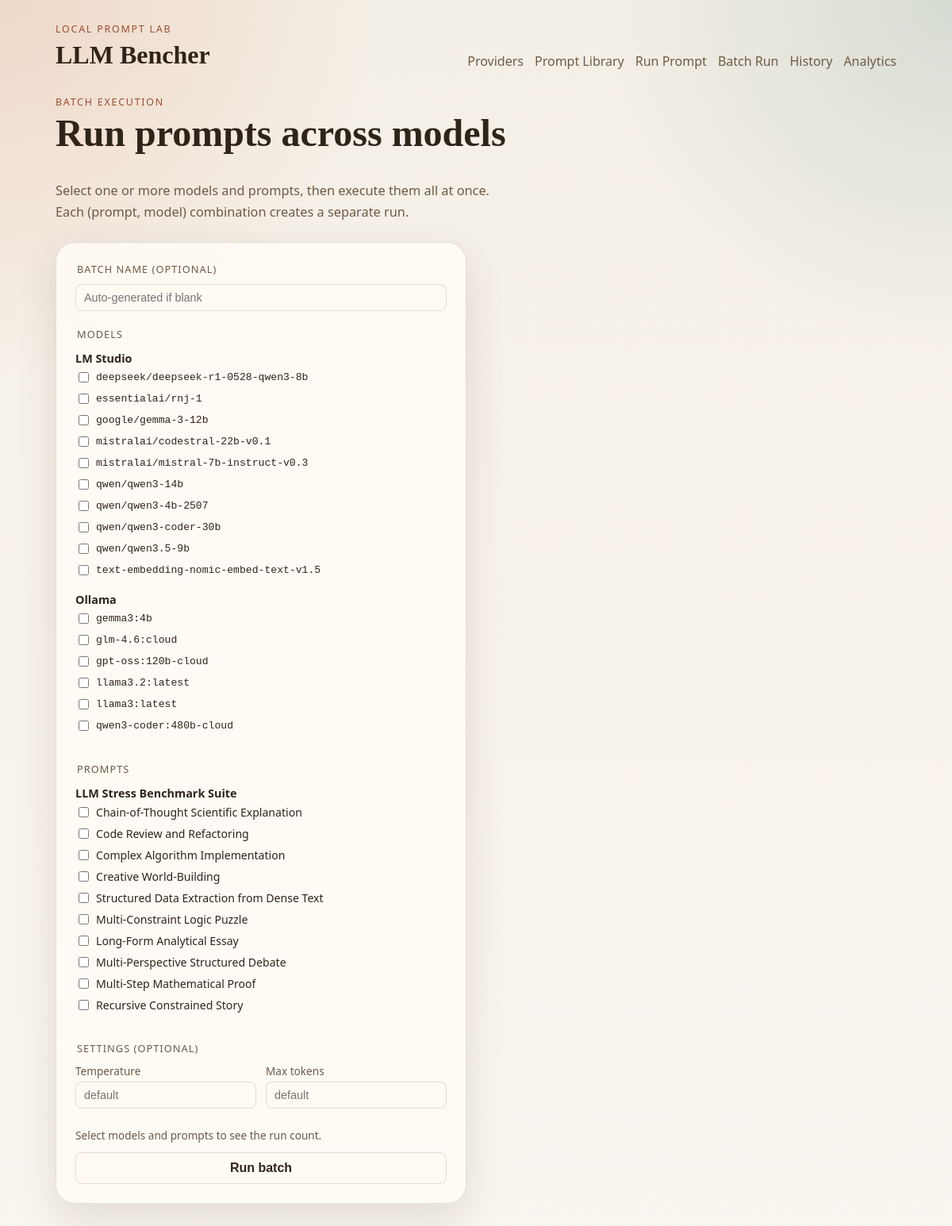
The app's page /runs/batch, older data.
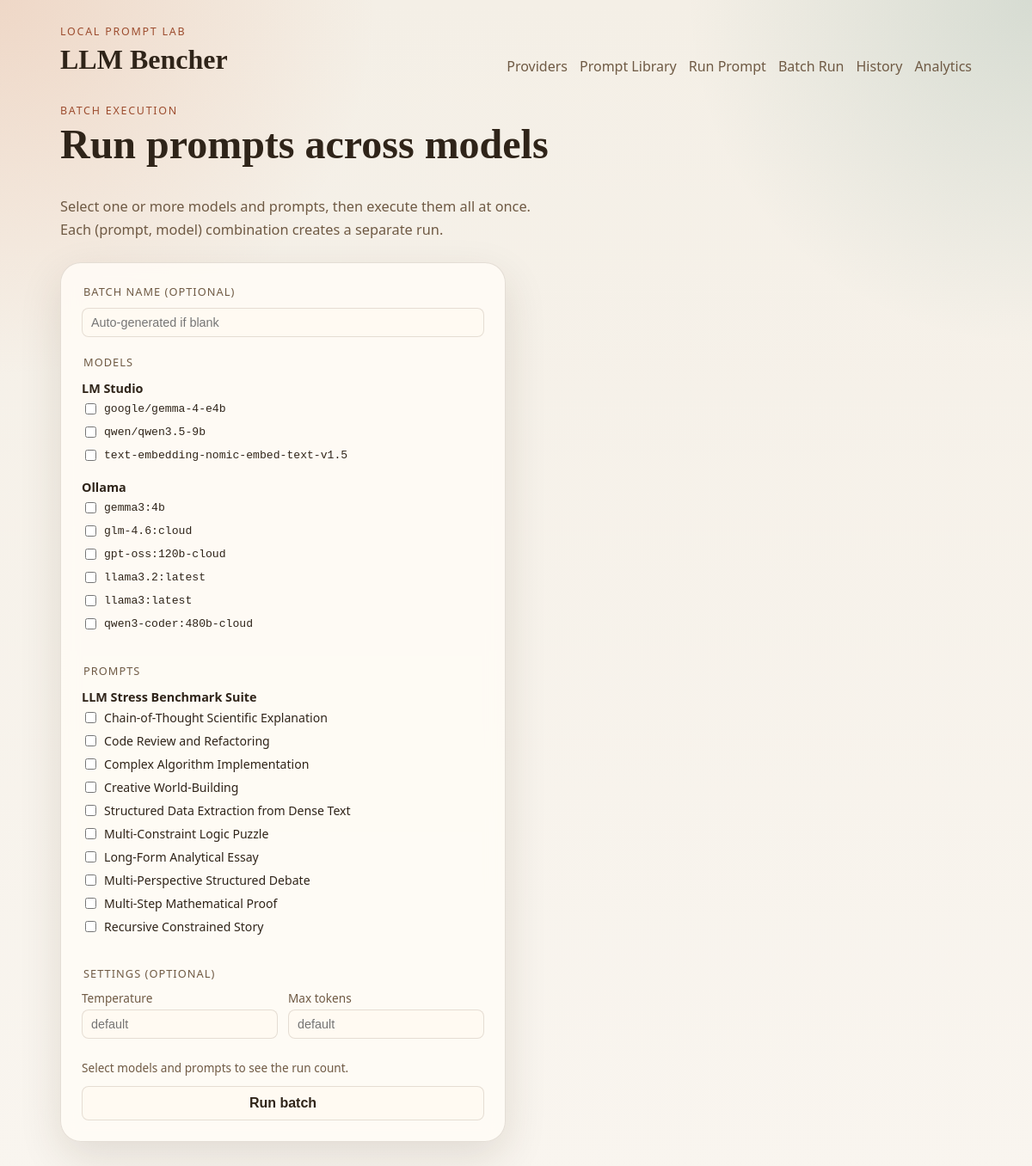
The same page, newer data.
### llm_bencher/models.py (models this page shows)
class TimestampMixin:
    created_at: Mapped[datetime] = mapped_column(
        DateTime(timezone=True),
        default=utc_now,
        nullable=False,
    )
    updated_at: Mapped[datetime] = mapped_column(
        DateTime(timezone=True),
        default=utc_now,
        onupdate=utc_now,
        nullable=False,
    )

class Provider(TimestampMixin, Base):
    __tablename__ = "providers"
    id: Mapped[int] = mapped_column(Integer, primary_key=True)
    slug: Mapped[str] = mapped_column(String(50), unique=True, nullable=False)
    name: Mapped[str] = mapped_column(String(100), nullable=False)
    kind: Mapped[ProviderKind] = mapped_column(Enum(ProviderKind), nullable=False)
    base_url: Mapped[str] = mapped_column(String(255), nullable=False)
    api_key: Mapped[str | None] = mapped_column(String(255))
    is_enabled: Mapped[bool] = mapped_column(Boolean, default=True, nullable=False)
    is_default: Mapped[bool] = mapped_column(Boolean, default=False, nullable=False)
    is_connected: Mapped[bool] = mapped_column(Boolean, default=False, nullable=False)
    last_health_check_at: Mapped[datetime | None] = mapped_column(DateTime(timezone=True))
    last_error: Mapped[str | None] = mapped_column(Text)
    models: Mapped[list["ProviderModel"]] = relationship(
        back_populates="provider",
        cascade="all, delete-orphan",
    )
    runs: Mapped[list["Run"]] = relationship(back_populates="provider")

class ProviderModel(TimestampMixin, Base):
    __tablename__ = "provider_models"
    __table_args__ = (
        UniqueConstraint("provider_id", "external_id", name="uq_provider_models_provider_external"),
    )
    id: Mapped[int] = mapped_column(Integer, primary_key=True)
    provider_id: Mapped[int] = mapped_column(ForeignKey("providers.id"), nullable=False)
    external_id: Mapped[str] = mapped_column(String(255), nullable=False)
    display_name: Mapped[str] = mapped_column(String(255), nullable=False)
    is_available: Mapped[bool] = mapped_column(Boolean, default=True, nullable=False)
    last_seen_at: Mapped[datetime | None] = mapped_column(DateTime(timezone=True))
    provider: Mapped["Provider"] = relationship(back_populates="models")
    runs: Mapped[list["Run"]] = relationship(back_populates="provider_model")

class PromptSuite(TimestampMixin, Base):
    __tablename__ = "prompt_suites"
    id: Mapped[int] = mapped_column(Integer, primary_key=True)
    slug: Mapped[str] = mapped_column(String(120), unique=True, nullable=False)
    name: Mapped[str] = mapped_column(String(255), nullable=False)
    description: Mapped[str | None] = mapped_column(Text)
    version: Mapped[str | None] = mapped_column(String(50))
    source_path: Mapped[str | None] = mapped_column(String(500))
    checksum: Mapped[str | None] = mapped_column(String(128))
    is_active: Mapped[bool] = mapped_column(Boolean, default=True, nullable=False)
    imported_at: Mapped[datetime | None] = mapped_column(DateTime(timezone=True))
    exported_at: Mapped[datetime | None] = mapped_column(DateTime(timezone=True))
    prompts: Mapped[list["PromptDefinition"]] = relationship(
        back_populates="suite",
        cascade="all, delete-orphan",
    )
    import_records: Mapped[list["PromptImportRecord"]] = relationship(
        back_populates="suite",
        cascade="all, delete-orphan",
    )

class PromptDefinition(TimestampMixin, Base):
    __tablename__ = "prompt_definitions"
    __table_args__ = (
        UniqueConstraint("suite_id", "slug", name="uq_prompt_definitions_suite_slug"),
    )
    id: Mapped[int] = mapped_column(Integer, primary_key=True)
    suite_id: Mapped[int] = mapped_column(ForeignKey("prompt_suites.id"), nullable=False)
    slug: Mapped[str] = mapped_column(String(120), nullable=False)
    title: Mapped[str] = mapped_column(String(255), nullable=False)
    category: Mapped[str | None] = mapped_column(String(120))
    description: Mapped[str | None] = mapped_column(Text)
    system_prompt: Mapped[str | None] = mapped_column(Text)
    user_prompt_template: Mapped[str] = mapped_column(Text, nullable=False)
    tags: Mapped[list[str]] = mapped_column(JSON, default=list, nullable=False)
    variables: Mapped[list[dict[str, Any]]] = mapped_column(JSON, default=list, nullable=False)
    default_temperature: Mapped[float | None] = mapped_column(Float)
    default_max_tokens: Mapped[int | None] = mapped_column(Integer)
    suite: Mapped["PromptSuite"] = relationship(back_populates="prompts")
    runs: Mapped[list["Run"]] = relationship(back_populates="prompt")

### llm_bencher/web/routes.py (the view)
@router.get("/runs/batch", response_class=HTMLResponse)
def batch_run_page(request: Request) -> HTMLResponse:
    session_factory = request.app.state.session_factory
    with session_factory() as session:
        providers = session.scalars(
            select(Provider)
            .options(selectinload(Provider.models))
            .order_by(Provider.name)
        ).all()
        suites = session.scalars(
            select(PromptSuite)
            .options(selectinload(PromptSuite.prompts))
            .where(PromptSuite.is_active.is_(True))
            .order_by(PromptSuite.name)
        ).all()
    return _render(request, "batch_new.html", providers=providers, suites=suites)

### llm_bencher/templates/batch_new.html (shortened to what the changed rows need)
{% extends "base.html" %}
{% block content %}
<section class="section-header">
  <div>
    <h1>Run prompts across models</h1>
  </div>
</section>
<div style="display:grid;grid-template-columns:1fr 1fr;gap:24px;">
  <section class="panel">
    <form id="batch-form">
      <fieldset style="border:none;padding:0;margin:0 0 20px;">
        {% for provider in providers %}
        {% if provider.is_enabled and provider.models %}
        <div style="margin-bottom:12px;">
          <strong style="font-size:0.9rem;">{{ provider.name }}</strong>
          {% for model in provider.models %}
          {% if model.is_available %}
          <label style="display:flex;align-items:center;gap:6px;padding:4px 0;font-size:0.88rem;">
            <input type="checkbox" class="model-cb"
              data-provider-id="{{ provider.id }}"
              data-model-id="{{ model.external_id }}"
              data-model-name="{{ model.display_name }}">
            <code style="font-size:0.82rem;">{{ model.external_id }}</code>
          </label>
          {% endif %}
          {% endfor %}
        </div>
        {% endif %}
        {% endfor %}
      </fieldset>
      <fieldset style="border:none;padding:0;margin:0 0 20px;">
        {% for suite in suites %}
        <div style="margin-bottom:12px;">
          <strong style="font-size:0.9rem;">{{ suite.name }}</strong>
          {% for prompt in suite.prompts %}
          <label style="display:flex;align-items:center;gap:6px;padding:4px 0;font-size:0.88rem;">
            <input type="checkbox" class="prompt-cb" data-prompt-id="{{ prompt.id }}">
            {{ prompt.title }}
          </label>
          {% endfor %}
        </div>
        {% endfor %}
      </fieldset>
    </form>
  </section>
</div>
{% endblock %}

Row changes from the older to the newer data that the page shows:
changed Provider "LM Studio": loses ProviderModel (external_id "deepseek/deepseek-r1-0528-qwen3-8b"); loses ProviderModel (external_id "essentialai/rnj-1"); loses ProviderModel (external_id "google/gemma-3-12b"); loses ProviderModel (external_id "mistralai/codestral-22b-v0.1"); loses ProviderModel (external_id "mistralai/mistral-7b-instruct-v0.3"); loses ProviderModel (external_id "qwen/qwen3-14b"); loses ProviderModel (external_id "qwen/qwen3-4b-2507"); loses ProviderModel (external_id "qwen/qwen3-coder-30b")
added ProviderModel: external_id "google/gemma-4-e4b", shown under Provider "LM Studio"
